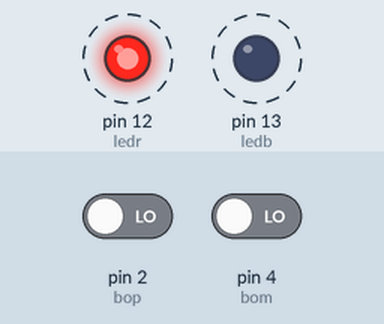
A sketch run on a simulated Arduino Uno, built with avr-gcc and run on an emulated ATmega328P. On the bench: output pins drawn as LEDs (lit = HIGH). Dashed ring = blinking. Inputs (shaded band) come from the test bench; at power-on: pin 4 (bom) LOW, pin 2 (bop) LOW.

Above: at 1.25 s.
1.3 s: pin 4 (bom) driven HIGH
At 2.65 s:
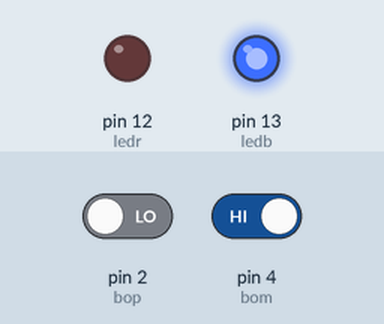
At 4.27 s:
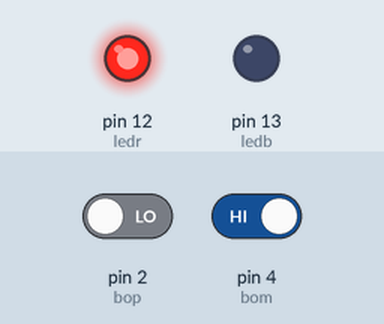
Timing chart, 0 to 10.3 s (numbered marks = the images above; inputs shaded):
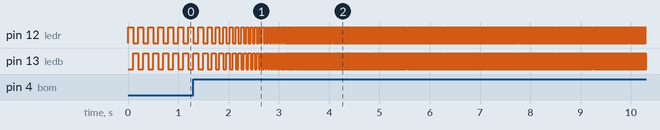

Measured:
- by itself, pin 12 (ledr): repeats every 0.18 s: HIGH 0.09 s, LOW 0.09 s
- by itself, pin 13 (ledb): repeats every 0.18 s: LOW 0.09 s, HIGH 0.09 s

The sketch:

Pompiers.ino
```cpp
int ledr = 12;
int ledb = 13;
int bop = 2;
int bom = 4;
int bm = 0;
int bp = 0;
int pa = 2;
int pe = 1000;

void setup(){
pinMode(ledr, OUTPUT);
pinMode(ledb, OUTPUT);
pinMode(bop, INPUT);
pinMode(bom, INPUT);
}

void loop(){
bm = digitalRead(bom);
bp = digitalRead(bop);

if (bm == HIGH) {
pe = pe - pa;
} else {
  delay (0);
}

if (bp == HIGH) {
pe = pe + pa ;
} else {
}

if (pe < 10){
  pe = pe + pa;

} else {}

if (pe > 100){
  pe = 100;
} else {}

  pa = pe / 10;

  Serial.print(pe);

digitalWrite(ledr, HIGH);
delay(pe);
digitalWrite(ledr, LOW);
digitalWrite(ledb, HIGH);
delay(pe);
digitalWrite(ledb, LOW);

}
```
